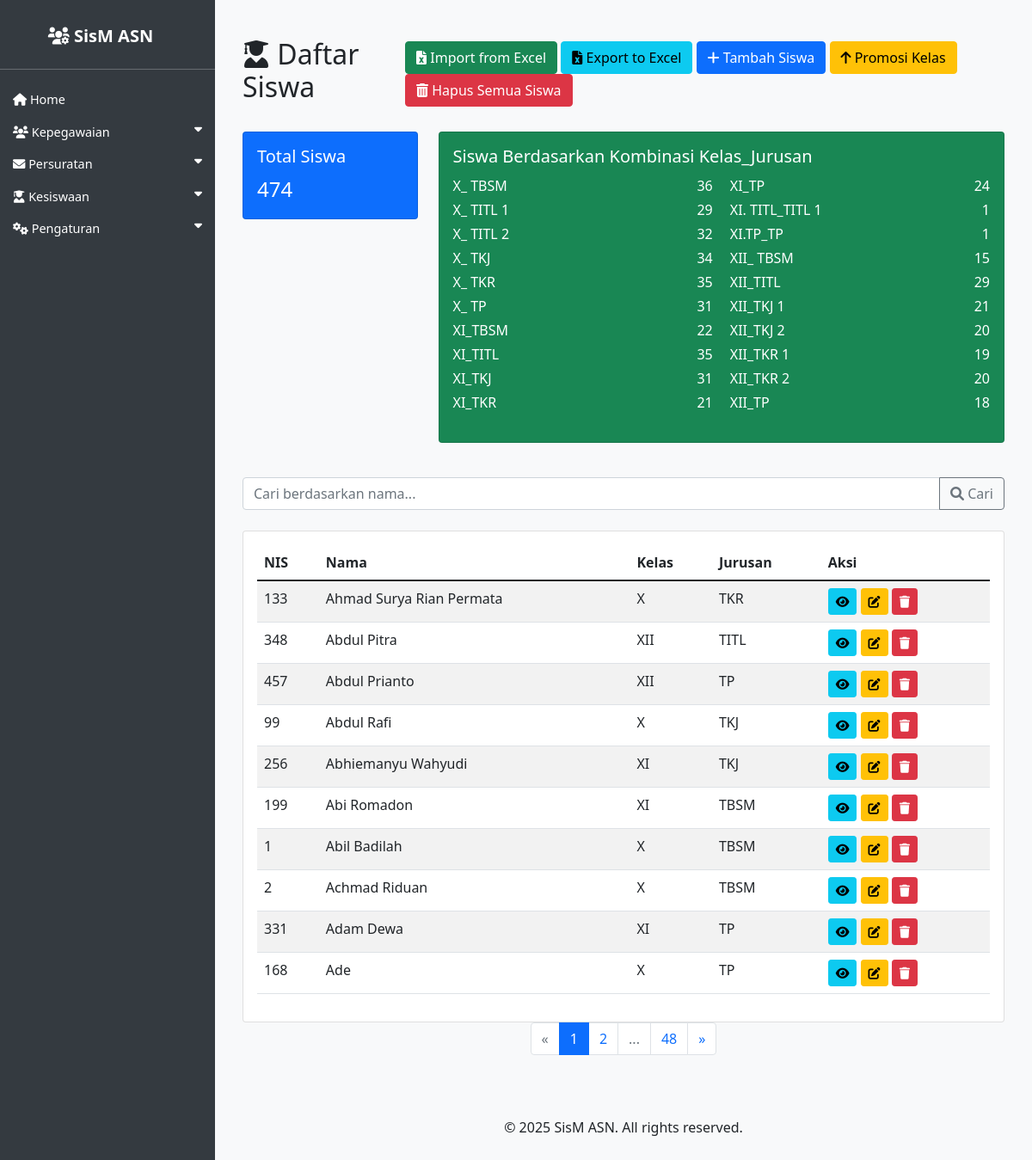
Page /asn/siswa/ on the committed database.
### asn_app/models.py (models this page shows, shortened)
class Siswa(models.Model):
    STATUS_CHOICES = [
        ('Aktif', 'Aktif'),
        ('Lulus', 'Lulus'),
        ('Keluar', 'Keluar'),
        ('DO', 'DO'),
    ]
    nama = models.CharField(max_length=100, null=True, blank=True)
    nis = models.CharField(max_length=20, null=True, blank=True)
    kelas = models.CharField(max_length=20)
    jurusan = models.CharField(max_length=50, null=True, blank=True)
    alamat = models.TextField(null=True, blank=True)
    no_hp = models.CharField(max_length=15, blank=True, null=True)
    nama_orang_tua = models.CharField(max_length=100, blank=True, null=True, verbose_name='Nama Orang Tua')
    foto = models.ImageField(upload_to='siswa_fotos/', blank=True, null=True)
    status = models.CharField(max_length=20, choices=STATUS_CHOICES, default='Aktif')

### asn_app/views.py (the view)
# urls.py: path('siswa/', views.siswa_list, name='siswa_list'),
def siswa_list(request):
    query = request.GET.get('q')
    filter_jurusan = request.GET.get('jurusan')
    if query:
        siswa_queryset = Siswa.objects.filter(nama__icontains=query).order_by('nama')
    elif filter_jurusan:
        siswa_queryset = Siswa.objects.filter(jurusan=filter_jurusan).order_by('jurusan', 'nama')
    else:
        siswa_queryset = Siswa.objects.all().order_by('nama')
    total_siswa = Siswa.objects.count()
    siswa_by_kelas_jurusan = Siswa.objects.filter(
        kelas__isnull=False,
        jurusan__isnull=False
    ).exclude(
        kelas__exact=''
    ).exclude(
        jurusan__exact=''
    ).values(
        'kelas', 'jurusan'
    ).annotate(
        count=Count('id')
    ).order_by('kelas', 'jurusan')
    paginator = Paginator(siswa_queryset, 10)  # 10 items per page
    page_number = request.GET.get('page')
    page_obj = paginator.get_page(page_number)
    context = {
        'page_obj': page_obj,
        'query': query,
        'filter_jurusan': filter_jurusan,
        'total_siswa': total_siswa,
        'siswa_by_kelas_jurusan': siswa_by_kelas_jurusan,
    }
    return render(request, 'asn_app/siswa_list.html', context)

### asn_app/templatetags/pagination_tags.py (called while the page is built)
@register.simple_tag(takes_context=True)
def get_compact_page_range(context):
    page_obj = context.get('page_obj')
    if not page_obj or not page_obj.paginator:
        return []
    total_pages = page_obj.paginator.num_pages
    current = page_obj.number
    pages = []
    if total_pages <= 7:
        for num in page_obj.paginator.page_range:
            pages.append({'num': num, 'ellipsis': False})
        return pages
    pages.append({'num': 1, 'ellipsis': False})
    if current > 3:
        pages.append({'num': None, 'ellipsis': True})
    left = max(2, current - 1)
    right = min(total_pages - 1, current + 1)
    for num in range(left, right + 1):
        pages.append({'num': num, 'ellipsis': False})
    if current < total_pages - 2:
        pages.append({'num': None, 'ellipsis': True})
    pages.append({'num': total_pages, 'ellipsis': False})
    return pages

### asn_app/templates/asn_app/siswa_list.html (shortened to what this page needs)
{% extends 'asn_app/base.html' %}
{% block content %}
<div class="container mt-4">
    <div class="d-flex justify-content-between align-items-center mb-4">
        <h2><i class="fas fa-user-graduate"></i> Daftar Siswa</h2>
        <div>
            <a href="{% url 'import_siswa_excel' %}" class="btn btn-success">
                <i class="fas fa-file-excel"></i> Import from Excel
            </a>
            <a href="{% url 'export_siswa_excel' %}" class="btn btn-info">
                <i class="fas fa-file-excel"></i> Export to Excel
            </a>
            <a href="{% url 'siswa_create' %}" class="btn btn-primary">
                <i class="fas fa-plus"></i> Tambah Siswa
            </a>
            <a href="{% url 'siswa_kelas_promosi' %}" class="btn btn-warning">
                <i class="fas fa-arrow-up"></i> Promosi Kelas
            </a>
            <form id="deleteAllSiswaForm" action="{% url 'siswa_delete_all' %}" method="post" class="d-inline">
                <button type="button" class="btn btn-danger" data-bs-toggle="modal" data-bs-target="#confirmDeleteAllModal">
                    <i class="fas fa-trash-alt"></i> Hapus Semua Siswa
                </button>
            </form>
        </div>
    </div>
        <div class="row mb-4">
            <div class="col-md-3">
                <div class="card text-white bg-primary mb-3">
                    <div class="card-body">
                        <h5 class="card-title">Total Siswa</h5>
                        <p class="card-text fs-4">{{ total_siswa }}</p>
                    </div>
                </div>
            </div>
            <div class="col-md-9">
                <div class="card text-white bg-success mb-3">
                    <div class="card-body">
                        <h5 class="card-title">Siswa Berdasarkan Kombinasi Kelas_Jurusan</h5>
                        <ul class="list-unstyled two-column-list">
{% for item in siswa_by_kelas_jurusan %}
                             <li class="list-item-dashboard"><a href="?jurusan={{ item.jurusan }}" class="label" style="color: inherit; text-decoration: none;">{{ item.kelas }}_{{ item.jurusan }}</a> <span class="value">{{ item.count }}</span></li>
{% empty %}
                             <li>Tidak ada data kelas/jurusan</li>
{% endfor %}
                        </ul>
                    </div>
                </div>
            </div>
        </div>
    <div class="mb-4">
        <form method="get" action="{% url 'siswa_list' %}">
            <div class="input-group">
                <input type="text" name="q" class="form-control" placeholder="Cari berdasarkan nama..." value="{{ query|default:'' }}">
                <button class="btn btn-outline-secondary" type="submit">
                    <i class="fas fa-search"></i> Cari
                </button>
            </div>
        </form>
    </div>
    <div class="card">
        <div class="card-body">
            <div class="table-responsive">
                <table class="table table-striped">
                    <thead>
                        <tr>
                            <th>NIS</th>
                            <th>Nama</th>
                            <th>Kelas</th>
                            <th>Jurusan</th>
                            <th>Aksi</th>
                        </tr>
                    </thead>
                    <tbody>
                        {% for siswa in page_obj %}
                        <tr>
                            <td>{{ siswa.nis }}</td>
                            <td>{{ siswa.nama }}</td>
                            <td>{{ siswa.kelas }}</td>
                            <td>{{ siswa.jurusan }}</td>
                            <td>
                                <a href="{% url 'siswa_detail' siswa.pk %}" class="btn btn-sm btn-info">
                                    <i class="fas fa-eye"></i>
                                </a>
                                <a href="{% url 'siswa_update' siswa.pk %}" class="btn btn-sm btn-warning">
                                    <i class="fas fa-edit"></i>
                                </a>
                                <a href="{% url 'siswa_delete' siswa.pk %}" class="btn btn-sm btn-danger">
                                    <i class="fas fa-trash"></i>
                                </a>
                            </td>
                        </tr>
                        {% endfor %}
                    </tbody>
                </table>
            </div>
        </div>
    </div>
    {% if page_obj.has_other_pages %}
    {% load pagination_tags %}
    <nav aria-label="Page navigation">
        <ul class="pagination justify-content-center">
            {% if page_obj.has_previous %}
                <li class="page-item">
                    <a class="page-link" href="?page={{ page_obj.previous_page_number }}{% if query %}&q={{ query }}{% endif %}" aria-label="Previous">
                        <span aria-hidden="true">&laquo;</span>
                    </a>
                </li>
            {% else %}
                <li class="page-item disabled">
                    <span class="page-link" aria-hidden="true">&laquo;</span>
                </li>
            {% endif %}
            {% get_compact_page_range as compact_pages %}
            {% for item in compact_pages %}
                {% if item.ellipsis %}
                    <li class="page-item disabled">
                        <span class="page-link">...</span>
                    </li>
                {% else %}
                    <li class="page-item {% if page_obj.number == item.num %}active{% endif %}">
                        <a class="page-link" href="?page={{ item.num }}{% if query %}&q={{ query }}{% endif %}">{{ item.num }}</a>
                    </li>
                {% endif %}
            {% endfor %}
            {% if page_obj.has_next %}
                <li class="page-item">
                    <a class="page-link" href="?page={{ page_obj.next_page_number }}{% if query %}&q={{ query }}{% endif %}" aria-label="Next">
                        <span aria-hidden="true">&raquo;</span>
                    </a>
                </li>
            {% else %}
                <li class="page-item disabled">
                    <span class="page-link" aria-hidden="true">&raquo;</span>
                </li>
            {% endif %}
        </ul>
    </nav>
    {% endif %}
</div>
{% endblock %}

### asn_app/templates/asn_app/base.html (style rules this page uses)
body { display: flex; min-height: 100vh; flex-direction: column; background-color: #f8f9fa; }

### asn_app/templates/asn_app/siswa_list.html (style rules this page uses)
.list-item-dashboard { display: flex; justify-content: space-between; align-items: center; padding: 2px 0; }
.list-item-dashboard .label { flex-grow: 1; text-align: left; }
.list-item-dashboard .value { flex-shrink: 0; text-align: right; min-width: 30px; }
.two-column-list { column-count: 2; column-gap: 20px; }
.two-column-list li { break-inside: avoid-column; }

### rows in the picture
Siswa: kelas "X", jurusan "TKJ", count "34", nis "99", nama "Abdul Rafi"
Siswa: kelas "X", jurusan "TKR", count "35", nis "133", nama "Ahmad Surya Rian Permata"
Siswa: kelas "XI", jurusan "TBSM", count "22", nis "199", nama "Abi Romadon"
Siswa: kelas "XI", jurusan "TKJ", count "31", nis "256", nama "Abhiemanyu Wahyudi"
Siswa: kelas "XII", jurusan "TITL", count "29", nis "348", nama "Abdul Pitra"
Siswa: kelas "XII", jurusan "TP", count "18", nis "457", nama "Abdul Prianto"
Siswa: nis "1", nama "Abil Badilah", kelas "X", jurusan "TBSM"
Siswa: nis "2", nama "Achmad Riduan", kelas "X", jurusan "TBSM"
Siswa: nis "331", nama "Adam Dewa", kelas "XI", jurusan "TP"
Siswa: nis "168", nama "Ade", kelas "X", jurusan "TP"

### other values in the picture
{{ total_siswa }} "474"
{{ item.kelas }} "X" "X" "X" "X" "XI" "XI" "XI" "XI. TITL" "XI.TP" "XII" "XII" "XII" "XII" "XII"
{{ item.jurusan }} "TBSM" "TITL 1" "TITL 2" "TP" "TITL" "TKR" "TP" "TITL 1" "TP" "TBSM" "TKJ 1" "TKJ 2" "TKR 1" "TKR 2"
{{ item.count }} "36" "29" "32" "31" "35" "21" "24" "1" "1" "15" "21" "20" "19" "20"
{{ item.num }} "1" "2" "48"
